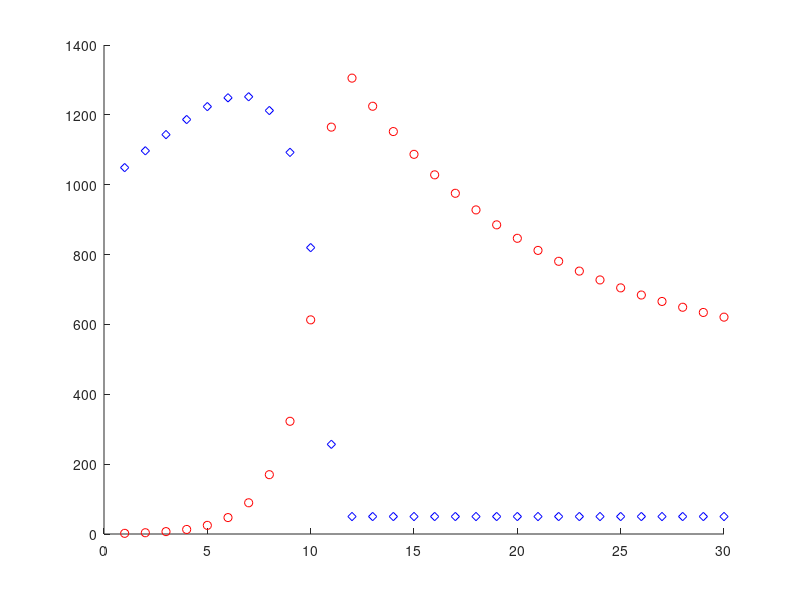

MATLAB code for this plot:
% Suppose we put one cell on a petri dish (which supplies a nutrient
% that allows the cell to reproduce).  During each generation time,
% each cell divides into two cells, so the number of new cells
% equals the number of current cells.

% Now suppose that each cell consumes one unit of nutrient during
% each generation time, and suppose that the petri dish contains
% 1000 units of nutrient.

% When the food is exhausted, the cells become dormant and stop
% dividing.  Plot the number of cells over time.

% Suppose that the natural death rate of cells is 10%.
% Plot the number of cells over time.

% Now suppose we add food to the petri dish at a rate of 50
% units per generation

n = 1
a = 1
death_rate = 0.1
food = 1000
food_rate = 50
clf
hold on

for i=1:30
    eaten = min(n, food);
    food = food - eaten + food_rate;
    n = n + a * eaten - death_rate * n;
    plot(i, n, 'ro')
    plot(i, food, 'bd')
end
